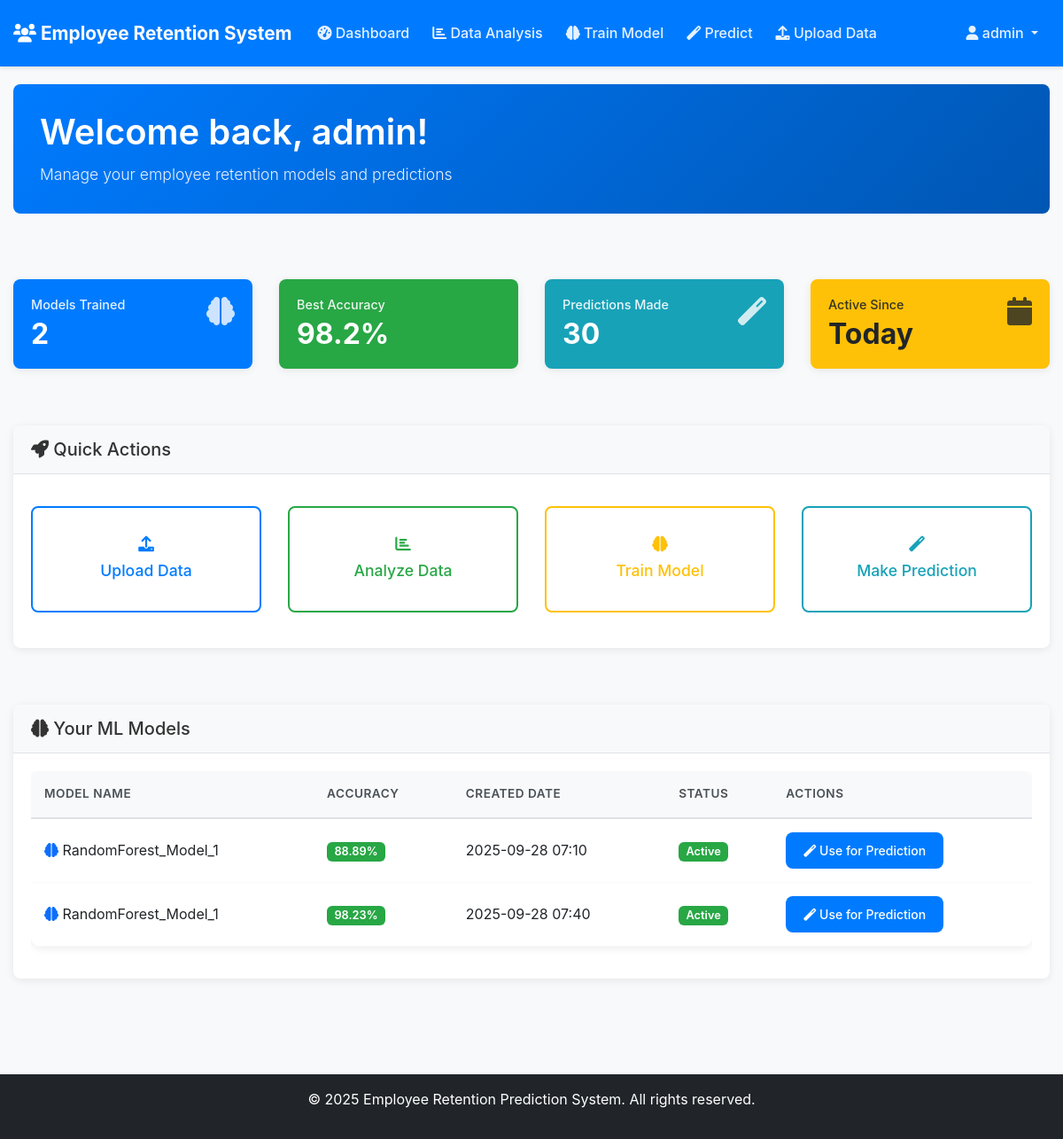
The page /dashboard (signed in) on the database its author committed.
### app.py (models this page shows)
class MLModel(db.Model):
    id = db.Column(db.Integer, primary_key=True)
    model_name = db.Column(db.String(100), nullable=False)
    accuracy = db.Column(db.Float)
    created_by = db.Column(db.Integer, db.ForeignKey('user.id'))
    created_at = db.Column(db.DateTime, default=db.func.current_timestamp())

### app.py (the view)
@app.route('/dashboard')
def dashboard():
    if 'user_id' not in session:
        return redirect(url_for('login'))
    user_models = MLModel.query.filter_by(created_by=session['user_id']).all()
    return render_template('dashboard.html', models=user_models)

### templates/dashboard.html (shortened to what this page needs)
{% extends "base.html" %}
{% block content %}
<div class="container-fluid">
    <div class="row mb-4">
        <div class="col">
            <div class="welcome-banner">
                <h1 class="display-6">Welcome back, {{ session.username }}!</h1>
                <p class="lead">Manage your employee retention models and predictions</p>
            </div>
        </div>
    </div>
    <div class="row mb-4">
        <div class="col-md-3">
            <div class="card stats-card bg-primary text-white">
                <div class="card-body">
                    <div class="d-flex justify-content-between">
                        <div>
                            <h6 class="card-title">Models Trained</h6>
                            <h2 class="mb-0">{{ models|length }}</h2>
                        </div>
                        <div class="stats-icon">
                            <i class="fas fa-brain fa-2x"></i>
                        </div>
                    </div>
                </div>
            </div>
        </div>
        <div class="col-md-3">
            <div class="card stats-card bg-success text-white">
                <div class="card-body">
                    <div class="d-flex justify-content-between">
                        <div>
                            <h6 class="card-title">Best Accuracy</h6>
                            <h2 class="mb-0">
                                {% if models %}
                                    {{ "%.1f"|format(models|map(attribute='accuracy')|max * 100) }}%
                                {% else %}
                                    0%
                                {% endif %}
                            </h2>
                        </div>
                    </div>
                </div>
            </div>
        </div>
        <div class="col-md-3">
            <div class="card stats-card bg-info text-white">
                <div class="card-body">
                    <div class="d-flex justify-content-between">
                        <div>
                            <h6 class="card-title">Predictions Made</h6>
                            <h2 class="mb-0">{{ (models|length * 15) or 0 }}</h2>
                        </div>
                        <div class="stats-icon">
                            <i class="fas fa-magic fa-2x"></i>
                        </div>
                    </div>
                </div>
            </div>
        </div>
        <div class="col-md-3">
            <div class="card stats-card bg-warning text-white">
                <div class="card-body">
                    <div class="d-flex justify-content-between">
                        <div>
                            <h6 class="card-title">Active Since</h6>
                            <h2 class="mb-0">Today</h2>
                        </div>
                        <div class="stats-icon">
                            <i class="fas fa-calendar fa-2x"></i>
                        </div>
                    </div>
                </div>
            </div>
        </div>
    </div>
    <div class="row mb-4">
        <div class="col">
            <div class="card">
                <div class="card-header">
                    <h5 class="mb-0"><i class="fas fa-rocket"></i> Quick Actions</h5>
                </div>
                <div class="card-body">
                    <div class="row g-3">
                        <div class="col-md-3">
                            <a href="{{ url_for('upload_data') }}" class="btn btn-outline-primary btn-lg w-100">
                                <i class="fas fa-upload d-block mb-2"></i>
                                Upload Data
                            </a>
                        </div>
                        <div class="col-md-3">
                            <a href="{{ url_for('data_analysis') }}" class="btn btn-outline-success btn-lg w-100">
                                <i class="fas fa-chart-bar d-block mb-2"></i>
                                Analyze Data
                            </a>
                        </div>
                        <div class="col-md-3">
                            <a href="{{ url_for('train_model') }}" class="btn btn-outline-warning btn-lg w-100">
                                <i class="fas fa-brain d-block mb-2"></i>
                                Train Model
                            </a>
                        </div>
                        <div class="col-md-3">
                            <a href="{{ url_for('predict') }}" class="btn btn-outline-info btn-lg w-100">
                                <i class="fas fa-magic d-block mb-2"></i>
                                Make Prediction
                            </a>
                        </div>
                    </div>
                </div>
            </div>
        </div>
    </div>
    <div class="row">
        <div class="col">
            <div class="card">
                <div class="card-header">
                    <h5 class="mb-0"><i class="fas fa-brain"></i> Your ML Models</h5>
                </div>
                <div class="card-body">
                    {% if models %}
                        <div class="table-responsive">
                            <table class="table table-hover">
                                <thead>
                                    <tr>
                                        <th>Model Name</th>
                                        <th>Accuracy</th>
                                        <th>Created Date</th>
                                        <th>Status</th>
                                        <th>Actions</th>
                                    </tr>
                                </thead>
                                <tbody>
                                    {% for model in models %}
                                    <tr>
                                        <td>
                                            <i class="fas fa-brain text-primary"></i>
                                            {{ model.model_name }}
                                        </td>
                                        <td>
                                            <span class="badge bg-success">
                                                {{ "%.2f"|format(model.accuracy * 100) }}%
                                            </span>
                                        </td>
                                        <td>{{ model.created_at.strftime('%Y-%m-%d %H:%M') }}</td>
                                        <td>
                                            <span class="badge bg-success">Active</span>
                                        </td>
                                        <td>
                                            <a href="{{ url_for('predict') }}" class="btn btn-sm btn-primary">
                                                <i class="fas fa-magic"></i> Use for Prediction
                                            </a>
                                        </td>
                                    </tr>
                                    {% endfor %}
                                </tbody>
                            </table>
                        </div>
                    {% endif %}
                </div>
            </div>
        </div>
    </div>
</div>
{% endblock %}

### templates/base.html (shortened to what this page needs)
<!DOCTYPE html>
<html lang="en">
<head>
    <link href="https://cdnjs.cloudflare.com/ajax/libs/bootstrap/5.1.3/css/bootstrap.min.css" rel="stylesheet">
    <link href="https://cdnjs.cloudflare.com/ajax/libs/font-awesome/6.0.0/css/all.min.css" rel="stylesheet">
    <link href="{{ url_for('static', filename='css/style.css') }}" rel="stylesheet">
</head>
<body>
    <nav class="navbar navbar-expand-lg navbar-dark bg-primary">
        <div class="container">
            <a class="navbar-brand" href="{{ url_for('index') }}">
                <i class="fas fa-users"></i> Employee Retention System
            </a>
            <div class="collapse navbar-collapse" id="navbarNav">
                <ul class="navbar-nav me-auto">
                    {% if session.user_id %}
                        <li class="nav-item">
                            <a class="nav-link" href="{{ url_for('dashboard') }}">
                                <i class="fas fa-tachometer-alt"></i> Dashboard
                            </a>
                        </li>
                        <li class="nav-item">
                            <a class="nav-link" href="{{ url_for('data_analysis') }}">
                                <i class="fas fa-chart-bar"></i> Data Analysis
                            </a>
                        </li>
                        <li class="nav-item">
                            <a class="nav-link" href="{{ url_for('train_model') }}">
                                <i class="fas fa-brain"></i> Train Model
                            </a>
                        </li>
                        <li class="nav-item">
                            <a class="nav-link" href="{{ url_for('predict') }}">
                                <i class="fas fa-magic"></i> Predict
                            </a>
                        </li>
                        <li class="nav-item">
                            <a class="nav-link" href="{{ url_for('upload_data') }}">
                                <i class="fas fa-upload"></i> Upload Data
                            </a>
                        </li>
                    {% endif %}
                </ul>
                <ul class="navbar-nav">
                    {% if session.user_id %}
                        <li class="nav-item dropdown">
                            <a class="nav-link dropdown-toggle" href="#" id="navbarDropdown" role="button" data-bs-toggle="dropdown">
                                <i class="fas fa-user"></i> {{ session.username }}
                            </a>
                        </li>
                    {% endif %}
                </ul>
            </div>
        </div>
    </nav>
    <main>
        {% block content %}{% endblock %}
    </main>
    <footer class="bg-dark text-white text-center py-3 mt-5">
        <div class="container">
            <p>&copy; 2025 Employee Retention Prediction System. All rights reserved.</p>
        </div>
    </footer>
</body>
</html>

### static/css/style.css (style rules this page uses)
:root { --primary-color: #007bff; --secondary-color: #6c757d; --success-color: #28a745; --danger-color: #dc3545; --warning-color: #ffc107; --info-color: #17a2b8; --light-color: #f8f9fa; --dark-color: #343a40; }
* { margin: 0; padding: 0; box-sizing: border-box; }
body { font-family: -apple-system, BlinkMacSystemFont, 'Segoe UI', Roboto, sans-serif; line-height: 1.6; color: #333; background-color: #f8f9fa; }
.container, .container-fluid { max-width: 1200px; margin: 0 auto; padding: 0 15px; }
.navbar { background-color: #007bff !important; padding: 1rem 0; box-shadow: 0 2px 4px rgba(0,0,0,0.1); }
.navbar-brand { font-weight: bold; font-size: 1.3rem; color: white !important; }
.navbar-nav .nav-link { color: rgba(255,255,255,0.9) !important; font-weight: 500; margin: 0 5px; }
main { min-height: calc(100vh - 200px); padding: 20px 0; }
.card { border: none; border-radius: 8px; box-shadow: 0 2px 10px rgba(0,0,0,0.08); margin-bottom: 20px; background: white; }
.card-header { background-color: #f8f9fa; border-bottom: 1px solid #dee2e6; border-radius: 8px 8px 0 0 !important; padding: 15px 20px; font-weight: 600; }
.card-body { padding: 20px; }
.stats-card { border: none; border-radius: 8px; color: white; margin-bottom: 20px; }
.stats-card .card-body { padding: 20px; }
.stats-card h6 { font-size: 0.9rem; opacity: 0.9; margin-bottom: 5px; }
.stats-card h2 { font-size: 2rem; font-weight: bold; margin: 0; }
.stats-icon { opacity: 0.8; }
.btn { border-radius: 6px; font-weight: 500; padding: 10px 20px; border: none; cursor: pointer; text-decoration: none; display: inline-block; text-align: center; transition: all 0.2s ease; }
.btn-primary { background-color: #007bff; color: white; }
.btn-outline-primary { border: 2px solid #007bff; color: #007bff; background: transparent; }
.btn-lg { padding: 12px 30px; font-size: 1.1rem; }
.welcome-banner { background: linear-gradient(135deg, #007bff 0%, #0056b3 100%); color: white; padding: 30px; border-radius: 8px; margin-bottom: 30px; text-align: left; }
.welcome-banner h1 { font-size: 2.5rem; margin-bottom: 10px; font-weight: 600; }
.welcome-banner p { font-size: 1.1rem; opacity: 0.9; margin: 0; }
.btn-outline-primary, .btn-outline-success, .btn-outline-warning, .btn-outline-info { border: 2px solid; background: white; padding: 20px; text-align: center; border-radius: 8px; text-decoration: none; display: block; transition: all 0.2s ease; height: 100%; min-height: 120px; display: flex; flex-direction: column; justify-content: center; align-items: center; }
.btn-outline-primary { border-color: #007bff; color: #007bff; }
.btn-outline-success { border-color: #28a745; color: #28a745; }
.btn-outline-warning { border-color: #ffc107; color: #ffc107; }
.btn-outline-info { border-color: #17a2b8; color: #17a2b8; }
.table { background: white; border-radius: 8px; overflow: hidden; box-shadow: 0 2px 10px rgba(0,0,0,0.08); }
.table thead th { background-color: #f8f9fa; border-bottom: 2px solid #dee2e6; font-weight: 600; color: #495057; padding: 15px; }
.table tbody td { padding: 15px; vertical-align: middle; border-bottom: 1px solid #f8f9fa; }
.badge { font-size: 0.8rem; padding: 6px 12px; border-radius: 6px; font-weight: 600; }
.bg-success { background-color: #28a745 !important; }
.bg-primary { background-color: #007bff !important; }
.bg-warning { background-color: #ffc107 !important; color: #212529 !important; }
.bg-info { background-color: #17a2b8 !important; }
.mb-4 { margin-bottom: 1.5rem; }
.mt-5 { margin-top: 3rem; }
.text-center { text-align: center; }
.text-primary { color: #007bff; }
.d-block { display: block; }
.d-flex { display: flex; }
.justify-content-between { justify-content: space-between; }
.row { display: flex; flex-wrap: wrap; margin: 0 -15px; }
.col, .col-md-3, .col-md-4, .col-md-6, .col-md-8, .col-lg-4, .col-lg-5, .col-lg-6, .col-lg-8 { padding: 0 15px; margin-bottom: 20px; }
.col { flex: 1; }
.col-md-3 { flex: 0 0 25%; max-width: 25%; }
footer { background-color: #343a40; color: white; text-align: center; padding: 20px 0; margin-top: 50px; }
.card { transition: transform 0.2s ease, box-shadow 0.2s ease; }
.btn { border-radius: 8px; font-weight: 500; transition: all 0.3s ease; }
footer { margin-top: auto; }
.table { border-radius: 10px; overflow: hidden; }
.table thead th { border-bottom: 2px solid #dee2e6; font-weight: 600; text-transform: uppercase; font-size: 0.85rem; letter-spacing: 0.5px; }
.badge { font-size: 0.8rem; padding: 0.35em 0.65em; border-radius: 6px; }

### rows shown on the page
MLModel: model_name "RandomForest_Model_1", model.accuracy*100 "88.89", created_at "2025-09-28 07:10"
MLModel: model_name "RandomForest_Model_1", model.accuracy*100 "98.23", created_at "2025-09-28 07:40"

### other values the page prints
{{ session.username }} "admin"
{{ models|length }} "2"
{{ "%.1f"|format(models|map(attribute='accuracy')|max * 100) }} "98.2"
{{ (models|length * 15) or 0 }} "30"
